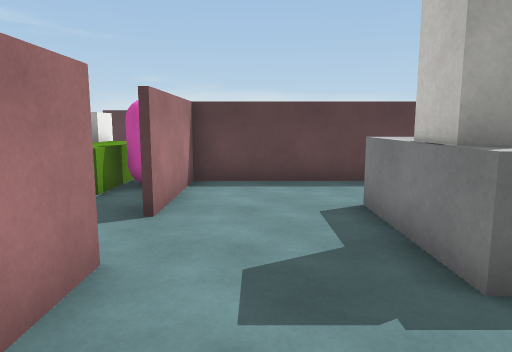
[1] (above)

21 first-person views from a walk through a scene from a Unity 3-D project. The camera is 1.4 m above the floor, tilts 8° down and sees 70° across. The floor is counted in squares, 1 m on a side. Each view is taken from the middle of a square. On the plan, view 1 faces up. The plan holds only what a view shows up to about 16 squares ahead; the rest is blank. The player is left out. Surface patterns are stand-ins for the level's own textures.

[2]
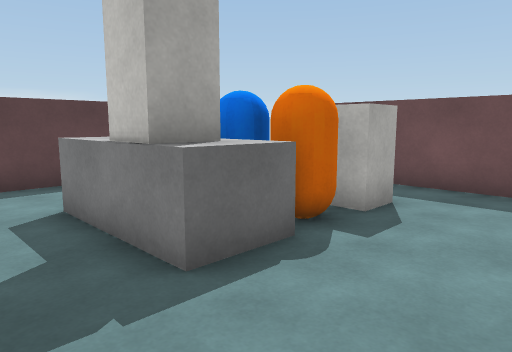

[3]
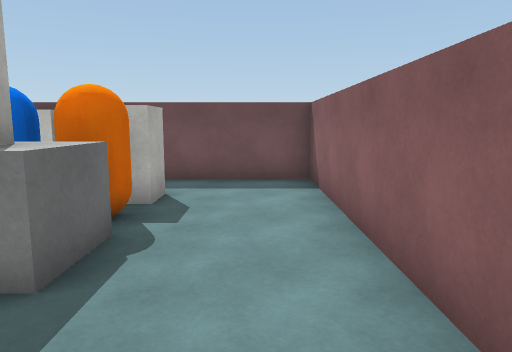

[4]
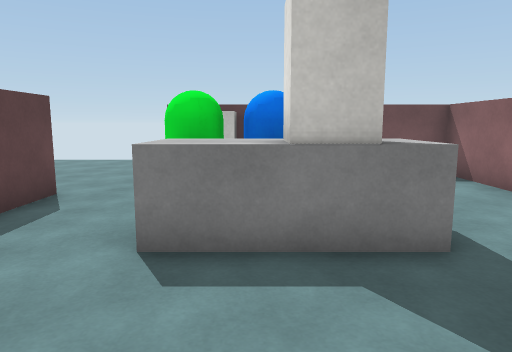

[5]
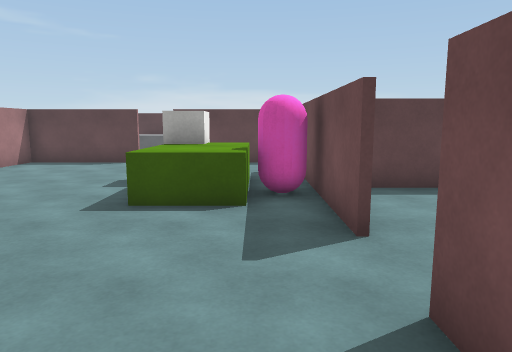

[6]
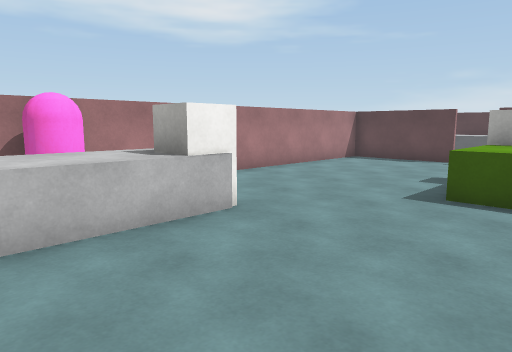

[7]
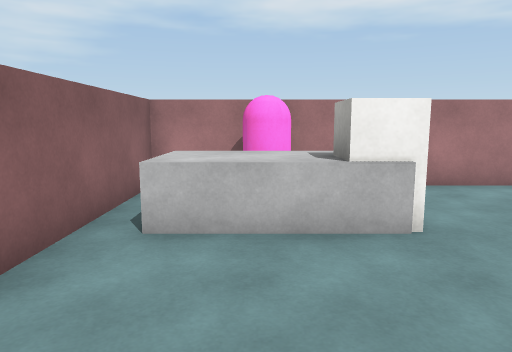

[8]
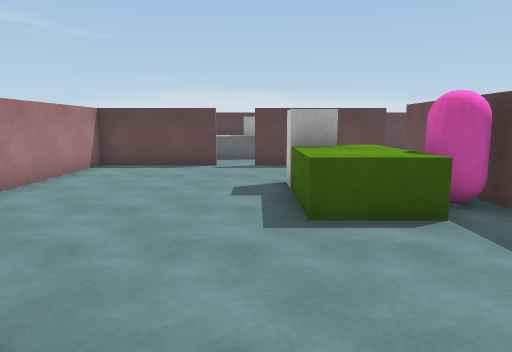

[9]
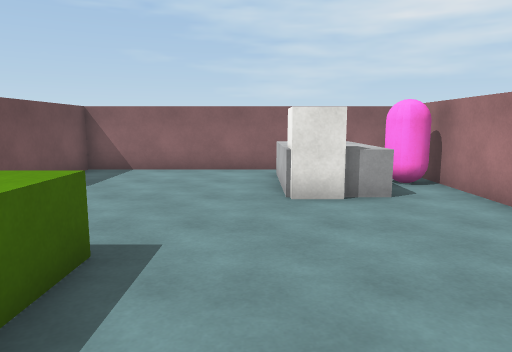

[10]
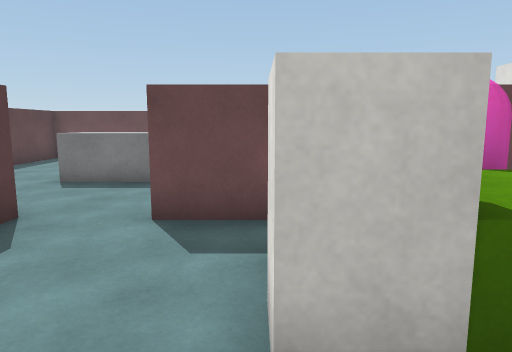

[11]
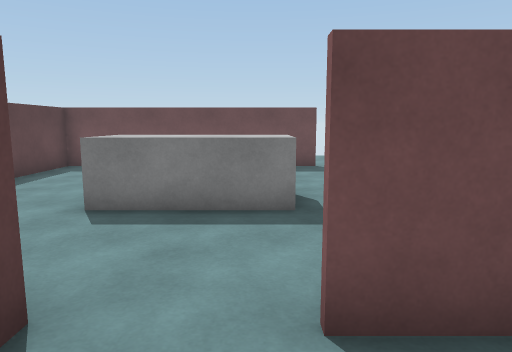

[12]
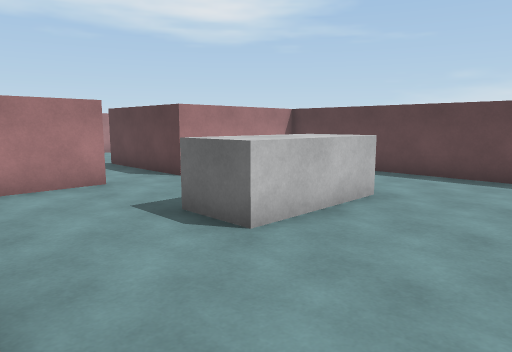

[13]
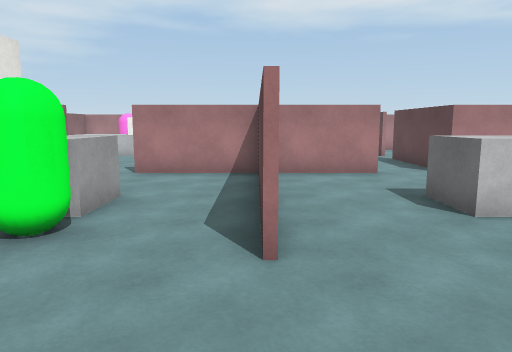

[14]
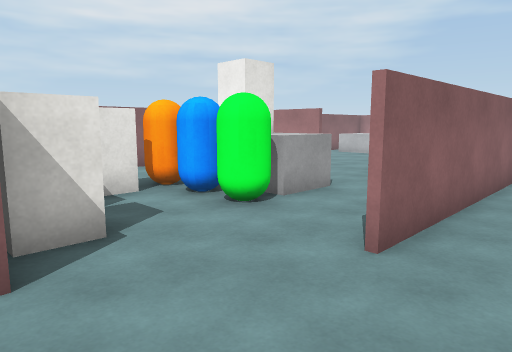

[15]
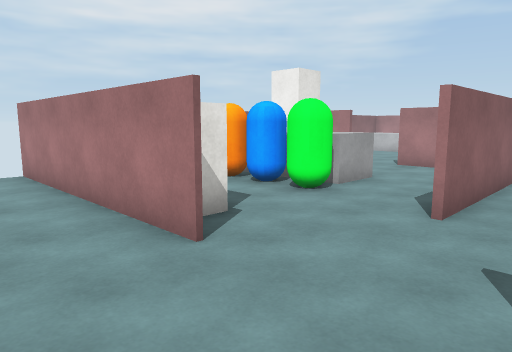

[16]
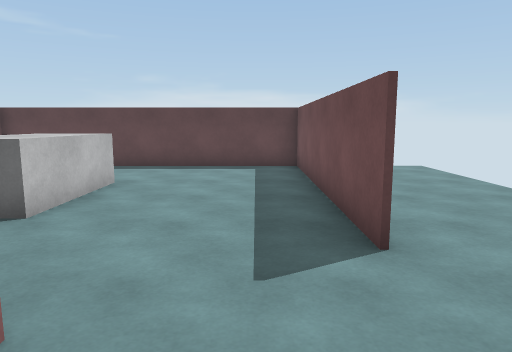

[17]
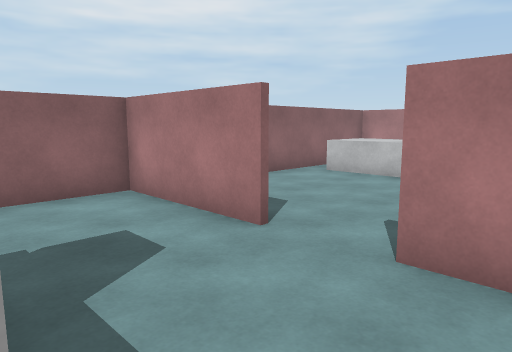

[18]
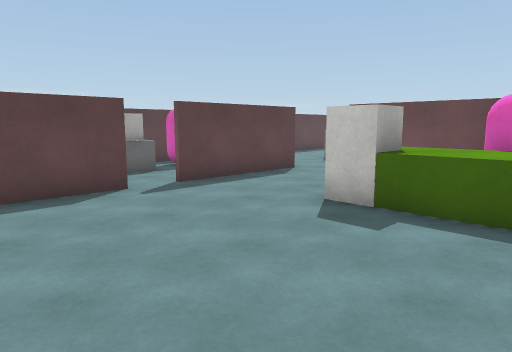

[19]
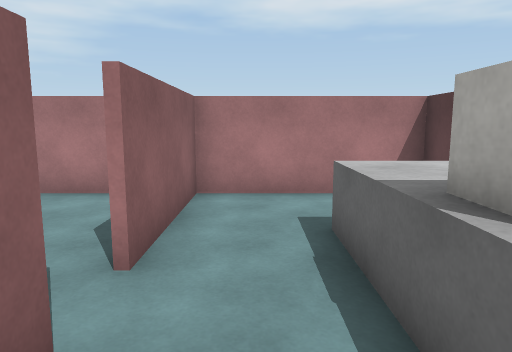

[20]
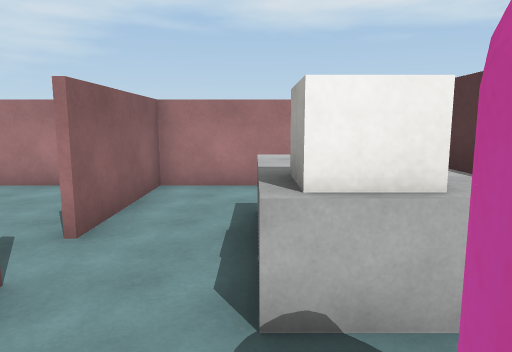

[21]
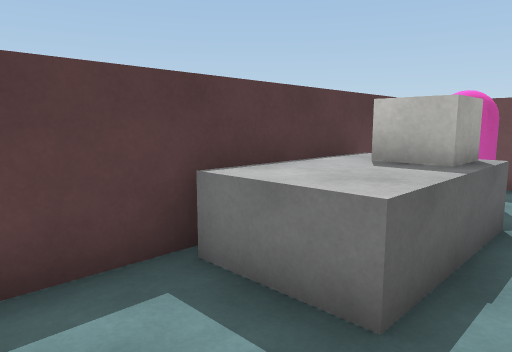

### Floor plan
Key: @ floor where view 1 was taken; # wall or solid block; . floor; = window, fence, low wall or low ledge; ^ raised ledge; C capsule; O other object.
Columns run from 12 left of view 1 to 12 right of it. Each row starts with its distance up from view 1.
 20 ####      ###########
 19 #..^^^^####   ......#
 18 #..^^^#=CC#   ......#  ..
 17 #...^^#=..#  .......#  ..
 16 #........ # ..^^....# ...
 15 #####.#####...^^....# ...
 14 #.............^^....# ...
 13 #.............^^....#....
 12 #.........#.........#....
 11 #......#^.#.........#....
 10 #......#^^#..............
  9 #......^^CC#######.....
  8 #......^^CC............
  7 #......^^.#.........#..
  6 #.........#...OOOO.##..
  5 #.............OOOO. #..
  4 #.OOO.........OOOO# #..
  3 #CCOO.....#...OOOO#.#..
  2 #CCOO.....#.........#.
  1 # OOO.....#.........#.
  0 # ........#.@.......#.
 -1  ####################

Positions as (right, up) in squares from view 1, and headings:
1: (0, 0), facing up
2: (0, 0), facing up-right
3: (-1, 1), facing right
4: (-2, 5), facing right
5: (-3, 1), facing up
6: (-3, 0), facing up-left
7: (-3, 2), facing left
8: (-6, 2), facing up
9: (-7, 11), facing down
10: (-7, 11), facing right
11: (-4, 13), facing right
12: (7, 9), facing up-left
13: (9, 9), facing left
14: (9, 11), facing down-left
15: (11, 11), facing down-left
16: (7, 7), facing up
17: (2, 7), facing down-left
18: (-11, 7), facing up-right
19: (-4, 16), facing left
20: (-3, 17), facing left
21: (-11, 16), facing up-right
